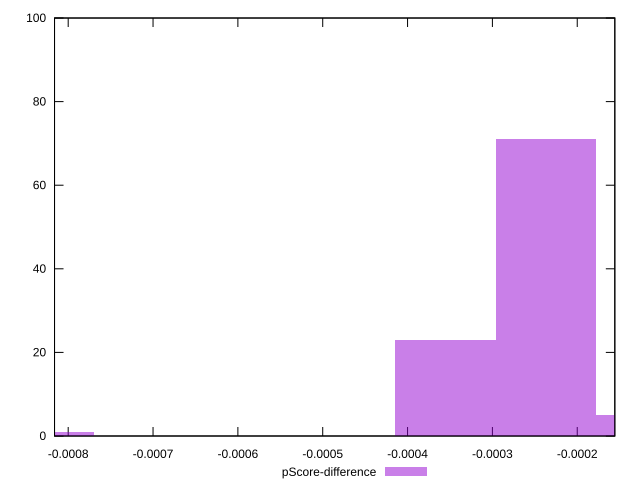

Write the gnuplot code that produced this figure.
reset

$pScoreDifference <<EOF
-0.0008284831611471775 1
-0.00023670947461347928 71
-0.00035506421192021894 23
-0.00011835473730673964 5
EOF

set key outside below
set boxwidth 0.00011835473730673964
set xrange [-0.000816105755490959:-0.00015570966795497299]
set yrange [0:100]
set trange [0:100]
set style fill transparent solid 0.5 noborder
set terminal svg size 640, 490 enhanced background rgb 'white'
set output "report_00018_2021-02-10T15-25-16.877Z/mainthread-work-breakdown/samples/pages+cached+noadtech/pScore-difference/histogram.svg"

plot $pScoreDifference title "pScore-difference" with boxes

reset
